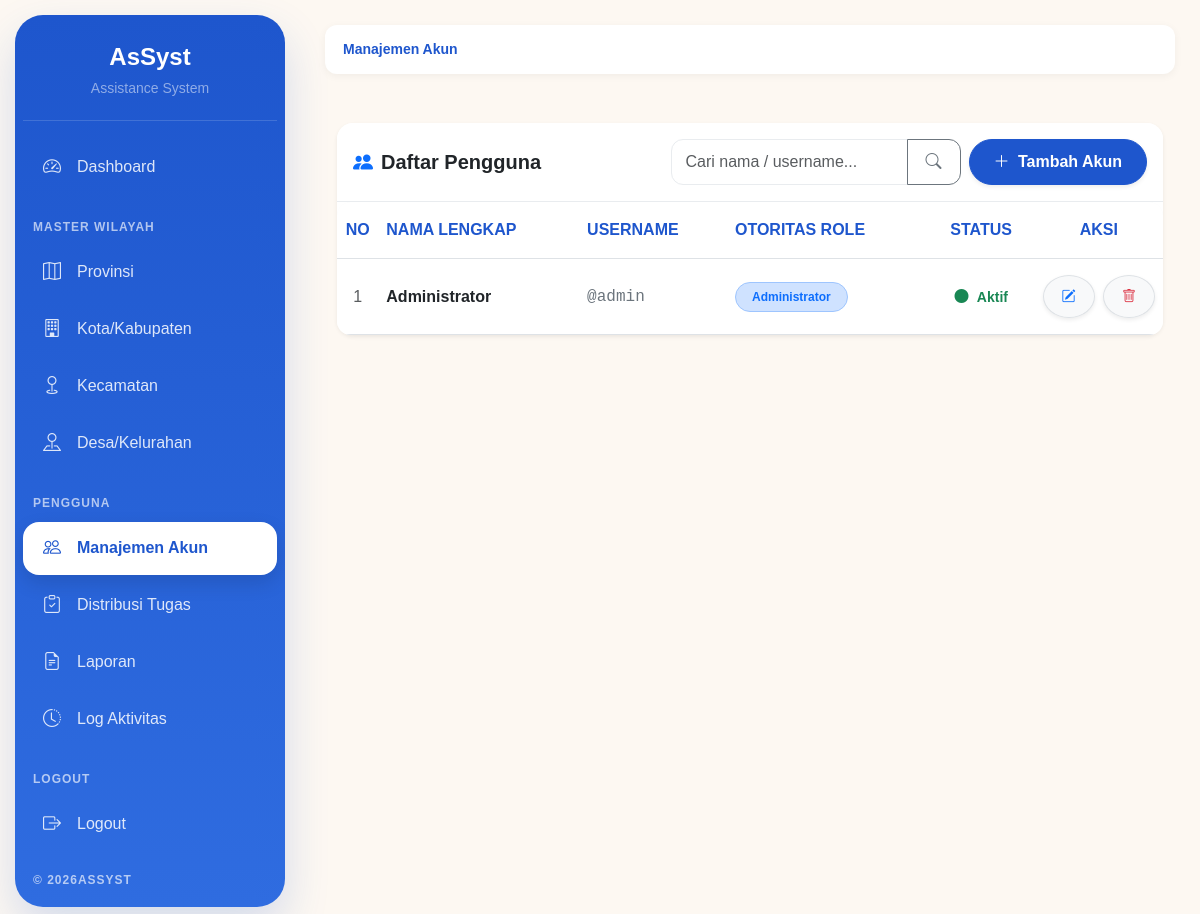
Before: /index.php?page=user (signed in) with the older database file.
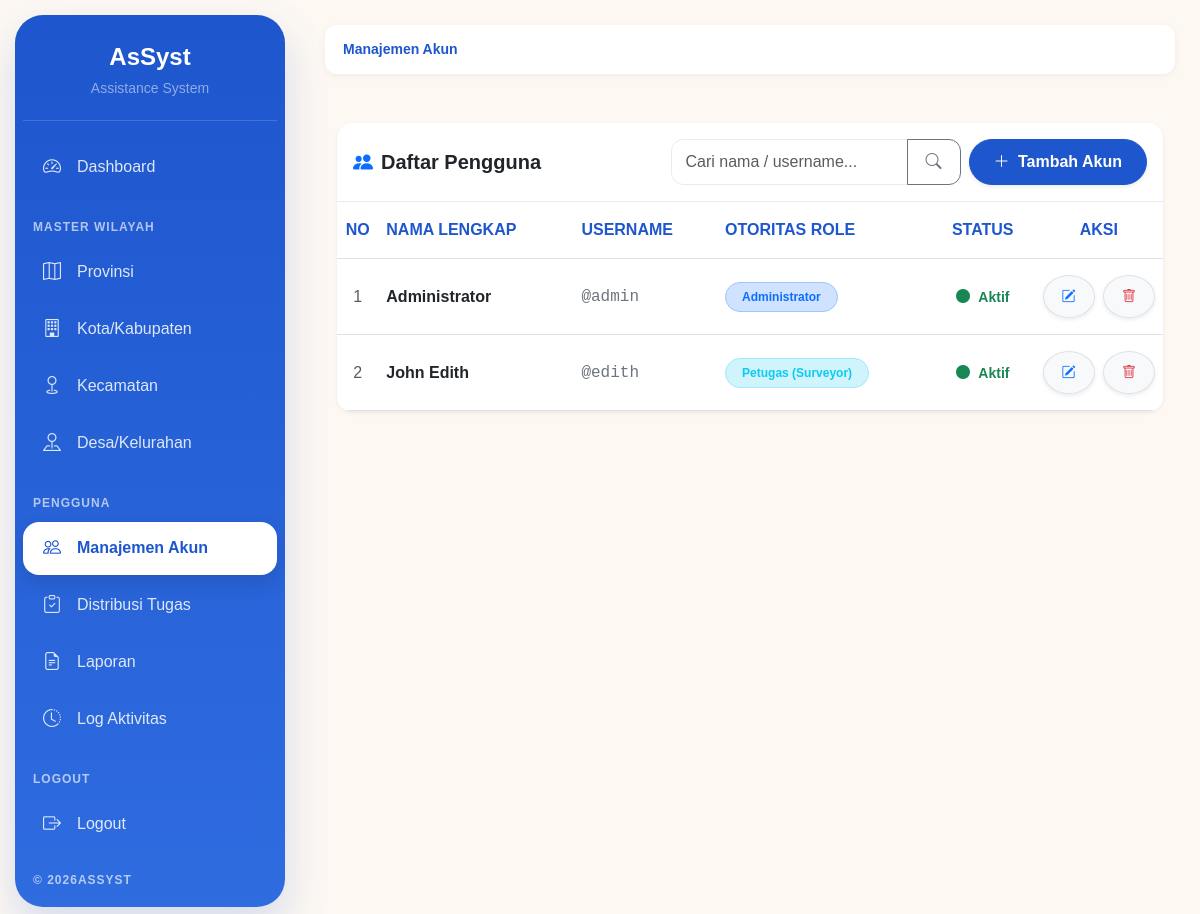
After: the same page with the newer database file.
### tables this page shows
CREATE TABLE `users` (
  `id_user` int(11) NOT NULL,
  `id_role` int(11) NOT NULL,
  `nama` varchar(100) NOT NULL,
  `username` varchar(50) NOT NULL,
  `password` varchar(255) NOT NULL,
  `status_akun` enum('Aktif','Nonaktif') DEFAULT 'Aktif',
  `created_at` timestamp NOT NULL DEFAULT current_timestamp()
);

### controllers/UserController.php (called while the page is built, shortened)
<?php
class UserController
{
    private $conn;
    public function __construct($db)
    {
        $this->conn = $db;
    }
    public function index()
    {
        $breadcrumbs = ["Manajemen Akun"];
        $query = "
            SELECT u.*, r.nama_role
            FROM users u
            JOIN roles r ON u.id_role = r.id_role
        ";
        $query .= " ORDER BY u.id_role ASC, u.id_user DESC";
        $users = mysqli_query($this->conn, $query);
        include "views/layouts/app.php";
    }
}

### index.php (called while the page is built, shortened)
<?php
require_once 'config/helper.php';
require_once 'routes/web.php';

### config/helper.php (called while the page is built, shortened)
<?php
function base_url($path = '')
{
    $protocol = isset($_SERVER['HTTPS']) && $_SERVER['HTTPS'] === 'on' ? "https" : "http";
    $host = $_SERVER['HTTP_HOST'];
    $folder = '/assyst/';
    return $protocol . "://" . $host . $folder . ltrim($path, '/');
}
function asset($path)
{
    return base_url('assets/' . $path);
}

### views/user/index.php (the view, shortened to what this page needs)
<div class="container-fluid py-4 fade-up">
    <div class="card border-0 shadow-sm" style="border-radius: 16px;">
        <div class="card-header bg-white d-flex flex-column flex-md-row justify-content-between align-items-md-center py-3 gap-3" style="border-radius: 16px 16px 0 0;">
            <h5 class="fw-bold mb-0 text-dark"><i class="bi bi-people-fill text-primary me-2"></i>Daftar Pengguna</h5>
            <div class="d-flex flex-column flex-md-row gap-2">
                <form action="index.php" method="GET" class="mb-0">
                    <div class="input-group">
                        <input type="text" name="search" class="form-control" placeholder="Cari nama / username..." value="<?= htmlspecialchars($_GET['search'] ?? '') ?>">
                        <button class="btn btn-outline-secondary" type="submit"><i class="bi bi-search"></i></button>
                    </div>
                </form>
                <button type="button" class="btn btn-primary rounded-pill px-4 shadow-sm fw-bold text-nowrap" data-bs-toggle="modal" data-bs-target="#modalTambahUser">
                    <i class="bi bi-plus-lg me-1"></i> Tambah Akun
                </button>
            </div>
        </div>
        <div class="card-body p-0">
            <div class="table-responsive">
                <table class="table table-hover align-middle mb-0">
                    <thead style="background-color: #F8F9FA;">
                        <tr>
                            <th width="5%" class="text-center py-3">NO</th>
                            <th class="py-3">NAMA LENGKAP</th>
                            <th class="py-3">USERNAME</th>
                            <th class="py-3">OTORITAS ROLE</th>
                            <th class="py-3 text-center">STATUS</th>
                            <th width="12%" class="text-center py-3">AKSI</th>
                        </tr>
                    </thead>
                    <tbody>
                        <?php if (mysqli_num_rows($users) > 0): ?>
                            <?php $no = 1; while($row = mysqli_fetch_assoc($users)): ?>
                            <tr class="border-bottom">
                                <td class="text-center py-3 text-muted"><?= $no++ ?></td>
                                <td class="py-3 fw-bold text-dark"><?= htmlspecialchars($row['nama']) ?></td>
                                <td class="py-3 text-secondary font-monospace">@<?= htmlspecialchars($row['username']) ?></td>
                                <td class="py-3">
                                    <?php if ($row['id_role'] == 1): ?>
                                        <span class="badge bg-primary-subtle text-primary border border-primary-subtle rounded-pill px-3">Administrator</span>
                                    <?php else: ?>
                                        <span class="badge bg-info-subtle text-info border border-info-subtle rounded-pill px-3">Petugas (Surveyor)</span>
                                    <?php endif; ?>
                                </td>
                                <td class="text-center py-3">
                                    <?php if($row['status_akun'] == 'Aktif'): ?>
                                        <i class="bi bi-circle-fill text-success small me-1"></i> <span class="fw-bold text-success small">Aktif</span>
                                    <?php else: ?>
                                        <i class="bi bi-circle-fill text-danger small me-1"></i> <span class="fw-bold text-danger small">Nonaktif</span>
                                    <?php endif; ?>
                                </td>
                                <td class="text-center py-3 text-nowrap">
                                    <a href="?page=user-edit&id=<?= $row['id_user'] ?>" class="btn btn-sm btn-light border shadow-sm rounded-circle text-primary" title="Ubah Data">
                                        <i class="bi bi-pencil-square"></i>
                                    </a>
                                    <a href="?page=user-delete&id=<?= $row['id_user'] ?>" class="btn btn-sm btn-light border shadow-sm rounded-circle text-danger ms-1" onclick="return confirm('Apakah Anda yakin ingin menghapus akun permanen?');" title="Hapus Data">
                                        <i class="bi bi-trash"></i>
                                    </a>
                                </td>
                            </tr>
                            <?php endwhile; ?>
                        <?php endif; ?>
                    </tbody>
                </table>
            </div>
        </div>
    </div>
</div>

### routes/web.php (shortened to what this page needs)
<?php
$page = $_GET['page'] ?? 'dashboard-publik';
require_once 'config/database.php';
require_once 'controllers/UserController.php';
switch ($page) {
    case 'user':
        $controller = new UserController($conn);
        $controller->index();
        break;
}

### views/layouts/header.php (shortened to what this page needs)
<!DOCTYPE html>
<html lang="id">
<head>
    <link href="https://cdn.jsdelivr.net/npm/bootstrap@5.3.3/dist/css/bootstrap.min.css" rel="stylesheet">
    <link rel="stylesheet" href="https://cdn.jsdelivr.net/npm/bootstrap-icons@1.11.3/font/bootstrap-icons.min.css">
    <link rel="stylesheet" href="<?= asset('css/style.css') ?>">
</head>
<body>
<div class="wrapper">

### views/layouts/app.php
<?php require_once 'views/layouts/header.php'; ?>
<div class="main-layout">
    <?php require_once 'views/layouts/sidebar.php'; ?>
    <main class="content">
        <?php
        if(isset($breadcrumbs)){
            require_once 'views/layouts/breadcrumb.php';
        }
        ?>
        <?php include $content; ?>
    </main>
</div>
<?php require_once 'views/layouts/footer.php'; ?>

### views/layouts/sidebar.php (shortened to what this page needs)
<?php
$role = $_SESSION['user']['role'] ?? '';
$currentPage = $_GET['page'] ?? '';
?>
<aside class="sidebar p-2 sticky-top bg-primary">
    <div class="sidebar-brand text-center mb-2">
        <h4 class="fw-bold text-white mb-1">
            AsSyst
        </h4>
        <small class="text-white-50">
            Assistance System
        </small>
    </div>
    <ul class="nav flex-column sidebar-menu">
        <li class="nav-item mb-1">
            <a class="nav-link <?= str_contains($currentPage,'dashboard') ? 'active' : '' ?>"
               href="?page=dashboard">
                <i class="bi bi-speedometer2"></i>
                Dashboard
            </a>
        </li>
        <?php if ($role == 'Admin') : ?>
            <li class="menu-title">
                Master Wilayah
            </li>
            <li class="nav-item mb-1">
                <a class="nav-link <?= ($currentPage=='provinsi' || $currentPage=='provinsi-create' || $currentPage=='provinsi-edit' || $currentPage=='provinsi-detail') ? 'active' : '' ?>"href="?page=provinsi">
                    <i class="bi bi-map"></i>
                    Provinsi
                </a>
            </li>
            <li class="nav-item mb-1">
                <a class="nav-link <?= ($currentPage=='kota' || $currentPage=='kota-create' || $currentPage=='kota-edit' || $currentPage=='kota-detail') ? 'active' : '' ?>" href="?page=kota">
                    <i class="bi bi-building"></i>
                    Kota/Kabupaten
                </a>
            </li>
            <li class="nav-item mb-1">
                <a class="nav-link <?= ($currentPage=='kecamatan' || $currentPage=='kecamatan-create' || $currentPage=='kecamatan-edit' || $currentPage=='kecamatan-detail') ? 'active' : '' ?>" href="?page=kecamatan">
                    <i class="bi bi-geo"></i>
                    Kecamatan
                </a>
            </li>
            <li class="nav-item mb-1">
                <a class="nav-link <?= ($currentPage=='desa' || $currentPage=='desa-create' || $currentPage=='desa-edit' || $currentPage=='desa-detail') ? 'active' : '' ?>" href="?page=desa">
                    <i class="bi bi-pin-map"></i>
                    Desa/Kelurahan
                </a>
            </li>
            <li class="menu-title">
                Pengguna
            </li>
            <li class="nav-item mb-1">
                <a class="nav-link <?= ($currentPage=='user' || $currentPage=='user-create' || $currentPage=='user-edit') ? 'active' : '' ?>" href="?page=user">
                    <i class="bi bi-people"></i>
                    Manajemen Akun
                </a>
            </li>
            <li class="nav-item mb-1">
                <a class="nav-link <?= $currentPage=='tugas' ? 'active' : '' ?>" href="?page=tugas">
                    <i class="bi bi-clipboard-check"></i>
                    Distribusi Tugas
                </a>
            </li>
            <li class="nav-item mb-1">
                <a class="nav-link <?= $currentPage=='laporan' ? 'active' : '' ?>" href="?page=laporan">
                    <i class="bi bi-file-earmark-text"></i>
                    Laporan
                </a>
            </li>
            <li class="nav-item mb-1">
                <a class="nav-link <?= $currentPage=='log' ? 'active' : '' ?>" href="?page=log">
                    <i class="bi bi-clock-history"></i>
                    Log Aktivitas
                </a>
            </li>
        <?php endif; ?>
        <li class="menu-title">
            Logout
        </li>
        <li class="nav-item">
            <a class="nav-link" href="?page=logout">
                <i class="bi bi-box-arrow-right"></i>
                Logout
            </a>
        </li>
        <li class="menu-title">
            <div>© <?= date('Y') ?>AsSyst</div>
        </li>
    </ul>
</aside>

### views/layouts/breadcrumb.php (shortened to what this page needs)
<nav aria-label="breadcrumb">
    <ol class="breadcrumb custom-breadcrumb">
        <?php foreach ($breadcrumbs as $key => $item) : ?>
            <?php if ($key == array_key_last($breadcrumbs)) : ?>
                <li
                    class="breadcrumb-item active"
                    aria-current="page">
                    <?= $item ?>
                </li>
            <?php else : ?>
                <li class="breadcrumb-item">
                    <?= $item ?>
                </li>
            <?php endif; ?>
        <?php endforeach; ?>
    </ol>
</nav>

### views/layouts/footer.php (shortened to what this page needs)
</body>
</html>

### assets/css/style.css (style rules this page uses)
:root { --primary:#1E56CD; --primary-dark:#1846A8; --primary-light:#EAF0FF; --background:#FDF8F2; --white:#FFFFFF; --success:#28A745; --danger:#DC3545; --warning:#FFC107; --info:#0DCAF0; --text:#212529; --text-muted:#6C757D; --border:#E9ECEF; --shadow-sm:0 2px 8px rgba(0,0,0,.05); --shadow-md:0 4px 16px rgba(0,0,0,.08); --radius:14px; --sidebar-width:260px; --transition:.3s ease; }
* { margin:0; padding:0; box-sizing:border-box; }
body { background:var(--background); font-family:'Poppins',sans-serif; color:var(--text); overflow-x:hidden; }
a { text-decoration:none; }
.sidebar { width:270px; min-height:calc(100vh - 30px); margin:15px; background:linear-gradient( 180deg, #1E56CD, #2F6CE0 ); border-radius:28px; box-shadow: 0 20px 45px rgba(30,86,205,.18); transition:.3s; overflow:hidden; }
.sidebar-brand { padding:20px 10px; border-bottom:1px solid rgba(255,255,255,.15); }
.sidebar-menu { margin-top:20px; }
.menu-title { color:rgba(255,255,255,.65); font-size:12px; font-weight:700; text-transform:uppercase; letter-spacing:1px; margin:20px 10px 10px; }
.sidebar .nav-link { color:rgba(255,255,255,.85); border-radius:16px; padding:13px 18px; display:flex; align-items:center; gap:14px; transition:.25s; font-weight:500; }
.sidebar .nav-link.active { background:white; color:#1E56CD; font-weight:600; box-shadow: 0 8px 20px rgba(0,0,0,.12); }
.sidebar .nav-link i { width:22px; text-align:center; font-size:18px; }
.main-layout { display:flex; align-items:flex-start; }
.content { flex:1; padding:25px; }
.custom-breadcrumb { background:white; border-radius:12px; padding:14px 18px; box-shadow:var(--shadow-sm); margin-bottom:25px; }
.custom-breadcrumb .breadcrumb-item { font-size:14px; }
.custom-breadcrumb .active { color:var(--primary); font-weight:600; }
.card { border:none; border-radius:var(--radius); box-shadow:var(--shadow-sm); }
.card-header { background:white; border-bottom:1px solid var(--border); font-weight:600; }
.table { background:white; }
.table thead { background:var(--primary-light); }
.table th { color:var(--primary); font-weight:600; }
.table-responsive { border-radius:14px; overflow:hidden; }
.form-control, .form-select { border-radius:12px; border:1px solid var(--border); padding:10px 14px; }
.btn { border-radius:12px; padding:10px 18px; font-weight:500; }
.btn-primary { background:var(--primary); border-color:var(--primary); }
.badge { padding:8px 10px; border-radius:10px; }
.fade-up { animation:fadeUp .5s ease; }

Changed rows visible on the page:
added users: nama "John Edith", username "edith", shows "Petugas (Surveyor)", status_akun "Aktif" (drawn)
